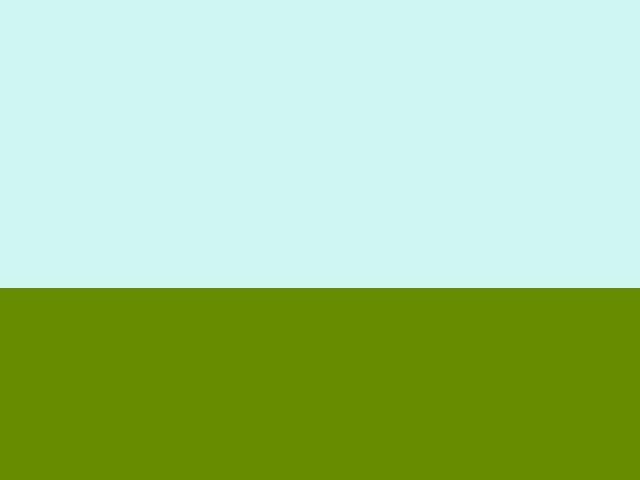
Frame 1 (no input)
Frame 60 (the mouse pressed at the canvas centre just before this capture): identical to frame 1, image omitted
Frame 120 (the mouse held since frame 60 and released just before this capture): identical to frame 1, image omitted

The Processing sketch that drew this single still picture (run headless with seeded random() and noise(); from frame 60 on, the mouse is pressed at the canvas centre):

// Processing sketch: mataBichines
// ── mataBichines.pde
void setup() {
	size(640, 480);
}

void draw() {
	background(#CEF5F0);
	fill(#688D00);
	noStroke();
	rect(0, height*0.6, width, height*0.4);
}
